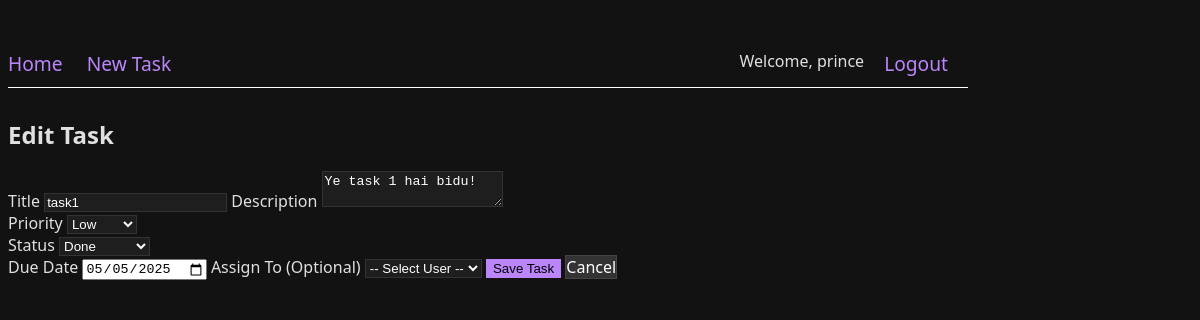
The page /task/1/edit (signed in) on the database its author committed.
### models.py (models this page shows, shortened)
class User(UserMixin, db.Model):
    id = db.Column(db.Integer, primary_key=True)
    username = db.Column(db.String(150), unique=True, nullable=False)
    email = db.Column(db.String(150), unique=True, nullable=False)
    password_hash = db.Column(db.String(150), nullable=False)
    tasks = db.relationship('Task', foreign_keys='Task.user_id', backref='author', lazy=True)

class Task(db.Model):
    id = db.Column(db.Integer, primary_key=True)
    title = db.Column(db.String(100), nullable=False)
    description = db.Column(db.Text, nullable=True)
    date_posted = db.Column(db.DateTime, nullable=False, default=datetime.utcnow)
    due_date = db.Column(db.DateTime, nullable=True)
    priority = db.Column(db.String(20), nullable=False, default='Medium') # Low, Medium, High
    status = db.Column(db.String(20), nullable=False, default='To-Do') # To-Do, In Progress, Done, Cancelled
    user_id = db.Column(db.Integer, db.ForeignKey('user.id'), nullable=False)
    assigned_to_id = db.Column(db.Integer, db.ForeignKey('user.id'), nullable=True)
    assigned_to = db.relationship('User', foreign_keys=[assigned_to_id], backref='assigned_tasks', lazy=True)

### app.py (the view, shortened to what this page needs)
@app.route('/task/<int:task_id>/edit', methods=['GET', 'POST'])
@login_required
def edit_task(task_id):
    task = Task.query.get_or_404(task_id)
    if task.author != current_user:
        abort(403)
    users = User.query.all()
    return render_template('task_form.html', title='Edit Task', task=task, users=users)

### app.py (called while the page is built)
@login_manager.user_loader
def load_user(user_id):
    return User.query.get(int(user_id))

### templates/task_form.html (shortened to what this page needs)
{% extends "base.html" %}
{% block content %}
<div class="row">
    <div class="eight columns offset-by-two">
        <h2>{{ title }}</h2>
        <form method="POST">
            <label for="title">Title</label>
            <input class="u-full-width" type="text" placeholder="Task Title" id="title" name="title"
                value="{{ task.title if task else '' }}" required>
            <label for="description">Description</label>
            <textarea class="u-full-width" placeholder="Task Description" id="description"
                name="description">{{ task.description if task else '' }}</textarea>
            <div class="row">
                <div class="six columns">
                    <label for="priority">Priority</label>
                    <select class="u-full-width" id="priority" name="priority">
                        <option value="Low" {% if task and task.priority=='Low' %}selected{% endif %}>Low</option>
                    </select>
                </div>
                <div class="six columns">
                    <label for="status">Status</label>
                    <select class="u-full-width" id="status" name="status">
                        <option value="Done" {% if task and task.status=='Done' %}selected{% endif %}>Done</option>
                    </select>
                </div>
            </div>
            <label for="due_date">Due Date</label>
            <input class="u-full-width" type="date" id="due_date" name="due_date"
                value="{{ task.due_date.strftime('%Y-%m-%d') if task and task.due_date else '' }}">
            <label for="assigned_to">Assign To (Optional)</label>
            <select class="u-full-width" id="assigned_to" name="assigned_to">
                <option value="">-- Select User --</option>
            </select>
            <input class="button-primary" type="submit" value="Save Task">
            <a class="button" style="color: #ffffff;" href="{{ url_for('dashboard') }}">Cancel</a>
        </form>
    </div>
</div>
{% endblock %}

### templates/base.html (shortened to what this page needs)
<!DOCTYPE html>
<html lang="en">
<head>
    <link rel="stylesheet" href="https://cdnjs.cloudflare.com/ajax/libs/skeleton/2.0.4/skeleton.min.css">
</head>
<body>
    <div class="container">
        <nav class="navbar">
            <a href="{{ url_for('dashboard') }}">Home</a>
            {% if current_user.is_authenticated %}
            <a href="{{ url_for('new_task') }}">New Task</a>
            <a href="{{ url_for('logout') }}" style="float: right;">Logout</a>
            <span style="float: right; margin-right: 20px;">Welcome, {{ current_user.username }}</span>
            {% else %}
            <a href="{{ url_for('login') }}" style="float: right;">Login</a>
            <a href="{{ url_for('register') }}" style="float: right;">Register</a>
            {% endif %}
        </nav>
        {% block content %}{% endblock %}
    </div>
</body>
</html>

### templates/base.html (style rules this page uses)
body { background-color: #121212; color: #e0e0e0; font-family: 'Segoe UI', Tahoma, Geneva, Verdana, sans-serif; }
.container { max-width: 960px; margin-top: 50px; }
a { color: #bb86fc; text-decoration: none; }
.button, button, input[type="submit"], input[type="reset"], input[type="button"] { background-color: #333; color: #fff; border: 1px solid #444; }
.button.button-primary, button.button-primary, input[type="submit"].button-primary, input[type="reset"].button-primary, input[type="button"].button-primary { background-color: #bb86fc; border-color: #bb86fc; color: #000; }
input[type="email"], input[type="number"], input[type="search"], input[type="text"], input[type="tel"], input[type="url"], input[type="password"], textarea, select { background-color: #1e1e1e; border: 1px solid #333; color: #fff; }
.navbar { margin-bottom: 30px; border-bottom: 1px solid #ffffff; padding-bottom: 10px; }
.navbar a { margin-right: 20px; font-size: 1.2rem; }

### rows shown on the page
User: username "prince"
Task: title "task1", description "Ye task 1 hai bidu!", priority "Low", status "Done", due_date "05/05/2025"

### other values the page prints
{{ title }} "Edit Task"
